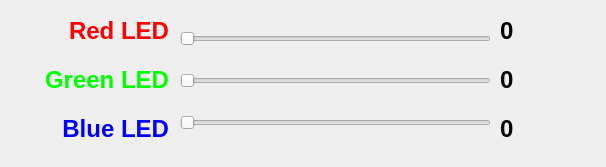
<?xml version="1.0" encoding="UTF-8"?>
<ui version="4.0">
 <class>Dialog</class>
 <widget class="QDialog" name="Dialog">
  <property name="geometry">
   <rect>
    <x>0</x>
    <y>0</y>
    <width>606</width>
    <height>167</height>
   </rect>
  </property>
  <property name="windowTitle">
   <string>Dialog</string>
  </property>
  <widget class="QWidget" name="layoutWidget">
   <property name="geometry">
    <rect>
     <x>10</x>
     <y>10</y>
     <width>159</width>
     <height>141</height>
    </rect>
   </property>
   <layout class="QVBoxLayout" name="verticalLayout_4">
    <item>
     <widget class="QLabel" name="red_label">
      <property name="text">
       <string>&lt;html&gt;&lt;head/&gt;&lt;body&gt;&lt;p&gt;&lt;span style=&quot; font-size:18pt; font-weight:600; color:#ff0000;&quot;&gt;Red LED&lt;/span&gt;&lt;/p&gt;&lt;/body&gt;&lt;/html&gt;</string>
      </property>
      <property name="alignment">
       <set>Qt::AlignRight|Qt::AlignTrailing|Qt::AlignVCenter</set>
      </property>
     </widget>
    </item>
    <item>
     <widget class="QLabel" name="green_label">
      <property name="text">
       <string>&lt;html&gt;&lt;head/&gt;&lt;body&gt;&lt;p&gt;&lt;span style=&quot; font-size:18pt; font-weight:600; color:#00ff00;&quot;&gt;Green LED&lt;/span&gt;&lt;/p&gt;&lt;/body&gt;&lt;/html&gt;</string>
      </property>
      <property name="alignment">
       <set>Qt::AlignRight|Qt::AlignTrailing|Qt::AlignVCenter</set>
      </property>
     </widget>
    </item>
    <item>
     <widget class="QLabel" name="blue_label">
      <property name="text">
       <string>&lt;html&gt;&lt;head/&gt;&lt;body&gt;&lt;p&gt;&lt;span style=&quot; font-size:18pt; font-weight:600; color:#0000ff;&quot;&gt;Blue LED&lt;/span&gt;&lt;/p&gt;&lt;/body&gt;&lt;/html&gt;</string>
      </property>
      <property name="alignment">
       <set>Qt::AlignRight|Qt::AlignTrailing|Qt::AlignVCenter</set>
      </property>
     </widget>
    </item>
   </layout>
  </widget>
  <widget class="QWidget" name="layoutWidget_2">
   <property name="geometry">
    <rect>
     <x>180</x>
     <y>10</y>
     <width>311</width>
     <height>141</height>
    </rect>
   </property>
   <layout class="QVBoxLayout" name="verticalLayout_5">
    <item>
     <widget class="QSlider" name="red_slider">
      <property name="maximum">
       <number>255</number>
      </property>
      <property name="orientation">
       <enum>Qt::Horizontal</enum>
      </property>
     </widget>
    </item>
    <item>
     <widget class="QSlider" name="green_slider">
      <property name="maximum">
       <number>255</number>
      </property>
      <property name="orientation">
       <enum>Qt::Horizontal</enum>
      </property>
     </widget>
    </item>
    <item>
     <widget class="QSlider" name="blue_slider">
      <property name="maximum">
       <number>255</number>
      </property>
      <property name="orientation">
       <enum>Qt::Horizontal</enum>
      </property>
     </widget>
    </item>
   </layout>
  </widget>
  <widget class="QWidget" name="layoutWidget_3">
   <property name="geometry">
    <rect>
     <x>500</x>
     <y>10</y>
     <width>91</width>
     <height>141</height>
    </rect>
   </property>
   <layout class="QVBoxLayout" name="verticalLayout_6">
    <item>
     <widget class="QLabel" name="red_value_label">
      <property name="text">
       <string>&lt;html&gt;&lt;head/&gt;&lt;body&gt;&lt;p&gt;&lt;span style=&quot; font-size:18pt; font-weight:600;&quot;&gt;0&lt;/span&gt;&lt;/p&gt;&lt;/body&gt;&lt;/html&gt;</string>
      </property>
     </widget>
    </item>
    <item>
     <widget class="QLabel" name="green_value_label">
      <property name="text">
       <string>&lt;html&gt;&lt;head/&gt;&lt;body&gt;&lt;p&gt;&lt;span style=&quot; font-size:18pt; font-weight:600;&quot;&gt;0&lt;/span&gt;&lt;/p&gt;&lt;/body&gt;&lt;/html&gt;</string>
      </property>
     </widget>
    </item>
    <item>
     <widget class="QLabel" name="blue_value_label">
      <property name="text">
       <string>&lt;html&gt;&lt;head/&gt;&lt;body&gt;&lt;p&gt;&lt;span style=&quot; font-size:18pt; font-weight:600;&quot;&gt;0&lt;/span&gt;&lt;/p&gt;&lt;/body&gt;&lt;/html&gt;</string>
      </property>
     </widget>
    </item>
   </layout>
  </widget>
 </widget>
 <resources/>
 <connections/>
</ui>
